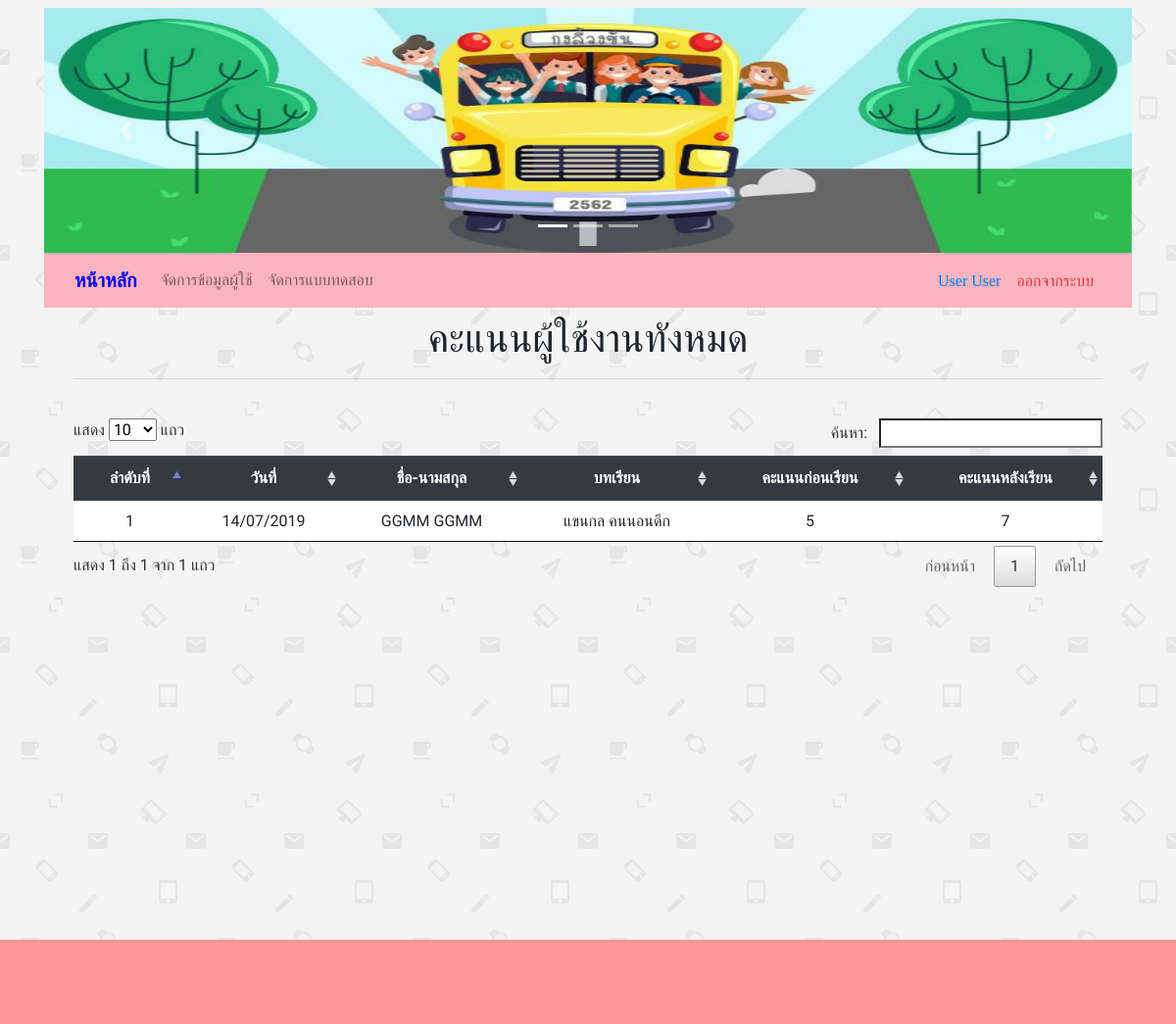
The app's page /admin/index.php (signed in), older data.
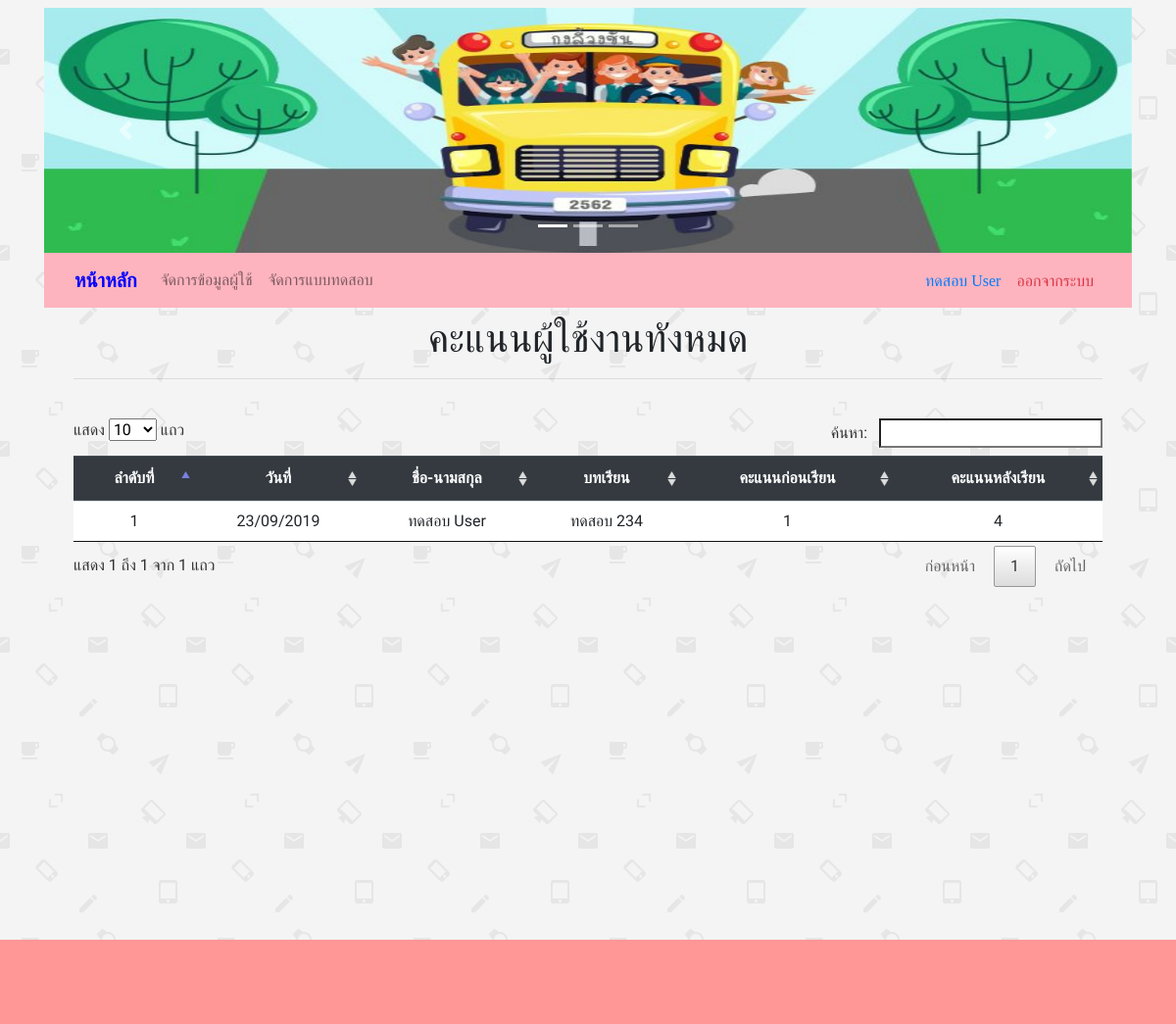
The same page, newer data.
### tables this page shows
CREATE TABLE IF NOT EXISTS `user_learning` (
`user_learning_id` int(10) NOT NULL,
  `choice_id` int(10) NOT NULL,
  `user_id` int(10) NOT NULL,
  `user_learning_bf` int(20) NOT NULL,
  `user_learning_af` varchar(20) NOT NULL,
  `user_learning_status` int(1) NOT NULL,
  `user_learning_date` timestamp NOT NULL DEFAULT CURRENT_TIMESTAMP
);

CREATE TABLE IF NOT EXISTS `user` (
`ID` int(5) NOT NULL,
  `Username` varchar(50) NOT NULL,
  `Password` varchar(200) NOT NULL,
  `Firstname` varchar(100) NOT NULL,
  `Lastname` varchar(100) NOT NULL,
  `email` varchar(100) NOT NULL,
  `phone` text NOT NULL,
  `Userlevel` varchar(1) NOT NULL,
  `user_date` date NOT NULL,
  `user_stid` int(11) NOT NULL,
  `session_id` varchar(50) NOT NULL,
  `Status` varchar(1) NOT NULL
);

CREATE TABLE IF NOT EXISTS `choice` (
`choice_id` int(11) NOT NULL,
  `choice_name` varchar(100) NOT NULL,
  `video` varchar(300) NOT NULL,
  `choice_detail` varchar(100) NOT NULL,
  `choice_status` int(1) NOT NULL
);

### admin/index_scoreall.php (the view)
<?php
$query_learning = "SELECT * FROM choice as c , user as u, user_learning as l where l.choice_id = c.choice_id and l.user_id = u.id order by convert(l.user_learning_af, UNSIGNED INTEGER) DESC" ;
$learning = mysqli_query($con,$query_learning) or die(mysqli_error());
$row_learning = mysqli_fetch_assoc($learning);
$totalRows_learning = mysqli_num_rows($learning);
?>
<div class="col-md-12">
 <div class="py-2">
  <div class="container">
    <div class="row">
      <div class="col-md-12">
        <h1 class="text-center">คะแนนผู้ใช้งานทังหมด</h1>
        <hr>
      </div>
    </div>
  </div>
</div>
<div class="py-3">
  <div class="container">
    <div class="row">
      <div class="col-md-12">
        <?php if ($totalRows_learning > 0) {?>
         <div class="table-responsive text-center">
          <table class="table table-hover" id="example" bgcolor="white">
            <thead class="thead-dark">
              <tr class="text-center">
                <th scope="col">ลำดับที่</th>
                <th scope="col">วันที่</th>
                <th scope="col">ชื่อ-นามสกุล</th>
                <th scope="col">บทเรียน</th>
                <th scope="col">คะแนนก่อนเรียน</th>
                <th scope="col">คะแนนหลังเรียน</th>
              </tr>
            </thead>
            <tbody>
              <?php
              $i = 1 ;
              do { ?>
                <tr class="text-center">
                  <td><?php echo $i; ?></td>
                  <td><?php echo date("d/m/Y" , strtotime($row_learning['user_learning_date'])); ?></td>
                  <td><?php echo $row_learning['Firstname']. "  " .$row_learning['Lastname']; ?></td>
                  <td><?php echo $row_learning['choice_name']; ?>
                  <td><?php echo $row_learning['user_learning_bf']; ?></td>
                  <td><?php echo $row_learning['user_learning_af']; ?></td>
                </tr>
                <?php
                $i += 1;
              } while ($row_learning = mysqli_fetch_assoc($learning)); ?>
            </tbody>
          </table>
      </div>
    <?php }else {
      echo "<h3> ยังไม่มีคะแนน </h3>";
    }
    mysqli_free_result($learning);?>
  </div>
</div>
</div>
</div>
</div>

### admin/navbar.php (shortened to what this page needs)
 <?php include '../model.php'; ?>
 <nav class="navbar navbar-expand-md navbar-light" style="background: #FDB4BF;">
  <div class="container">
  <div class="collapse navbar-collapse" id="navbar6">
    <a class="navbar-brand text-primary d-none d-md-block" href="index.php">
     <b><font color="blue">หน้าหลัก</font></b>
   </a>
   <?php if (isset($_SESSION["Userlevel"]) == "A") {
    ?>
    <ul class="navbar-nav">
      <li class="nav-item"> <a class="nav-link" href="index.php?su">จัดการข้อมูลผู้ใช้</a> </li>
      <li class="nav-item"> <a class="nav-link" href="index.php?sc">จัดการแบบทดสอบ</a> </li>
    </ul>
    <?php }?>
    <ul class="navbar-nav ml-auto">
      <li class="nav-item">
        <?php
        if (isset($_SESSION["Userlevel"]) == "A") { ?>
         <a class='fa text-primary nav-link' ><?php echo $_SESSION["User"]; ?></a>
       </li>
       <li class="nav-item">
         <?php echo "<a class='fa text-danger nav-link' href='logout.php'>ออกจากระบบ</a>"; }
         ?>
       </li>
     </ul>
   </div>
 </div>
</nav>

Row changes from the older to the newer data that the page shows:
removed user_learning: user_learning_date "14/07/2019", user.Firstname "GGMM", user.Lastname "GGMM", choice.choice_name "แขนกล คนนอนดึก", user_learning_bf "5", user_learning_af "7"
added user_learning: user_learning_date "23/09/2019", user.Firstname "ทดสอบ", user.Lastname "User", choice.choice_name "ทดสอบ 234", user_learning_bf "1", user_learning_af "4"
Text that changed along with them:
$_SESSION["User"]: "User User" → "ทดสอบ User"
